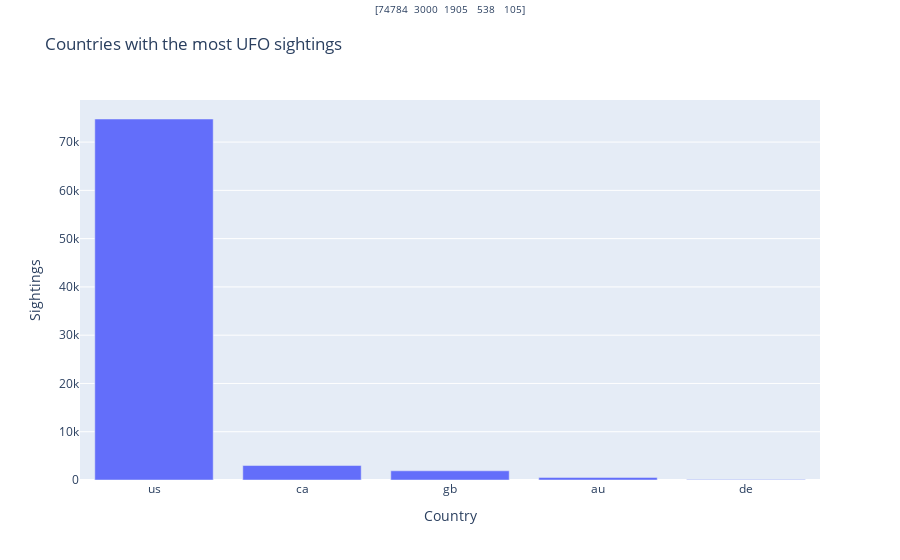

The notebook cell this image was saved under:
### Code cell
# Calculate the count of UFO sightings by country
country_counts = ufo_df['country'].value_counts(dropna=False)

# Create a DataFrame with the country and sightings count
df_country_counts = pd.DataFrame({'Country': country_counts.index, 'Sightings': country_counts.values})

# Create the bar plot using Plotly
fig = px.bar(df_country_counts, x='Country', y='Sightings', title='Countries with the most UFO sightings')
fig.update_layout(xaxis=dict(title='Country'), yaxis=dict(title='Sightings'))

# Add annotations to the bars
for data in fig.data:
    fig.add_annotation(x=data['x'], y=data['y'], text=str(data['y']), showarrow=False, font=dict(size=10))

# Show the interactive plot
fig.show()

### Figure 1 — Plotly figure (JSON) as saved in the notebook; plotly's stock layout.template omitted (floating-point values rounded to 4 significant figures)
{"data": [{"alignmentgroup": "True", "hovertemplate": "Country=%{x}<br>Sightings=%{y}<extra></extra>", "legendgroup": "", "marker": {"color": "#636efa", "pattern": {"shape": ""}}, "name": "", "offsetgroup": "", "orientation": "v", "showlegend": false, "textposition": "auto", "type": "bar", "x": ["us", "ca", "gb", "au", "de"], "xaxis": "x", "y": [74784, 3000, 1905, 538, 105], "yaxis": "y"}], "layout": {"annotations": [{"font": {"size": 10}, "showarrow": false, "text": "[74784  3000  1905   538   105]", "x": ["us", "ca", "gb", "au", "de"], "y": [74784, 3000, 1905, 538, 105]}], "barmode": "relative", "legend": {"tracegroupgap": 0}, "title": {"text": "Countries with the most UFO sightings"}, "xaxis": {"anchor": "y", "domain": [0, 1], "title": {"text": "Country"}}, "yaxis": {"anchor": "x", "domain": [0, 1], "title": {"text": "Sightings"}}}}
